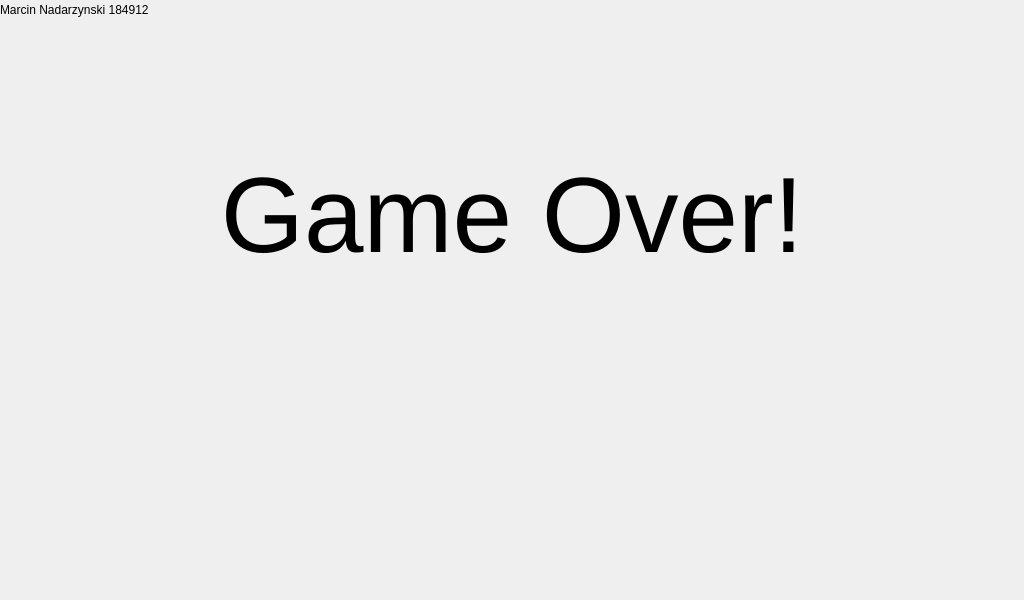
<?xml version="1.0" encoding="UTF-8"?>
<ui version="4.0">
 <class>Form</class>
 <widget class="QWidget" name="Form">
  <property name="geometry">
   <rect>
    <x>0</x>
    <y>0</y>
    <width>1024</width>
    <height>600</height>
   </rect>
  </property>
  <property name="windowTitle">
   <string>Form</string>
  </property>
  <widget class="QLabel" name="label">
   <property name="geometry">
    <rect>
     <x>212</x>
     <y>140</y>
     <width>600</width>
     <height>150</height>
    </rect>
   </property>
   <property name="font">
    <font>
     <pointsize>80</pointsize>
    </font>
   </property>
   <property name="text">
    <string>Game Over!</string>
   </property>
   <property name="alignment">
    <set>Qt::AlignCenter</set>
   </property>
   <property name="margin">
    <number>0</number>
   </property>
  </widget>
  <widget class="QLabel" name="label_5">
   <property name="geometry">
    <rect>
     <x>0</x>
     <y>0</y>
     <width>200</width>
     <height>20</height>
    </rect>
   </property>
   <property name="text">
    <string>Marcin Nadarzynski 184912</string>
   </property>
  </widget>
 </widget>
 <resources/>
 <connections/>
</ui>
